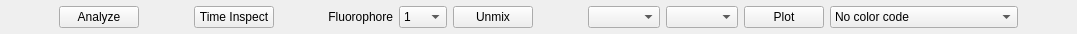
<?xml version="1.0" encoding="UTF-8"?>
<ui version="4.0">
 <class>PlotterToolbar</class>
 <widget class="QWidget" name="PlotterToolbar">
  <property name="geometry">
   <rect>
    <x>0</x>
    <y>0</y>
    <width>1077</width>
    <height>34</height>
   </rect>
  </property>
  <property name="sizePolicy">
   <sizepolicy hsizetype="MinimumExpanding" vsizetype="Minimum">
    <horstretch>0</horstretch>
    <verstretch>0</verstretch>
   </sizepolicy>
  </property>
  <property name="windowTitle">
   <string>Form</string>
  </property>
  <layout class="QHBoxLayout" name="horizontalLayout">
   <property name="topMargin">
    <number>3</number>
   </property>
   <property name="bottomMargin">
    <number>3</number>
   </property>
   <item>
    <spacer name="horizontalSpacer_2">
     <property name="orientation">
      <enum>Qt::Horizontal</enum>
     </property>
     <property name="sizeHint" stdset="0">
      <size>
       <width>10</width>
       <height>20</height>
      </size>
     </property>
    </spacer>
   </item>
   <item>
    <widget class="QPushButton" name="pbOpenAnalyzer">
     <property name="sizePolicy">
      <sizepolicy hsizetype="MinimumExpanding" vsizetype="Fixed">
       <horstretch>0</horstretch>
       <verstretch>0</verstretch>
      </sizepolicy>
     </property>
     <property name="text">
      <string>Analyze</string>
     </property>
    </widget>
   </item>
   <item>
    <spacer name="horizontalSpacer">
     <property name="orientation">
      <enum>Qt::Horizontal</enum>
     </property>
     <property name="sizeHint" stdset="0">
      <size>
       <width>40</width>
       <height>20</height>
      </size>
     </property>
    </spacer>
   </item>
   <item>
    <widget class="QPushButton" name="pbOpenInspector">
     <property name="sizePolicy">
      <sizepolicy hsizetype="MinimumExpanding" vsizetype="Fixed">
       <horstretch>0</horstretch>
       <verstretch>0</verstretch>
      </sizepolicy>
     </property>
     <property name="text">
      <string>Time Inspect</string>
     </property>
    </widget>
   </item>
   <item>
    <spacer name="horizontalSpacer_5">
     <property name="orientation">
      <enum>Qt::Horizontal</enum>
     </property>
     <property name="sizeHint" stdset="0">
      <size>
       <width>40</width>
       <height>20</height>
      </size>
     </property>
    </spacer>
   </item>
   <item>
    <widget class="QLabel" name="lbFluorophoreIndex">
     <property name="enabled">
      <bool>true</bool>
     </property>
     <property name="text">
      <string>Fluorophore</string>
     </property>
     <property name="alignment">
      <set>Qt::AlignRight|Qt::AlignTrailing|Qt::AlignVCenter</set>
     </property>
    </widget>
   </item>
   <item>
    <widget class="QComboBox" name="cbFluorophoreIndex">
     <property name="sizePolicy">
      <sizepolicy hsizetype="MinimumExpanding" vsizetype="Fixed">
       <horstretch>0</horstretch>
       <verstretch>0</verstretch>
      </sizepolicy>
     </property>
     <item>
      <property name="text">
       <string>1</string>
      </property>
     </item>
    </widget>
   </item>
   <item>
    <widget class="QPushButton" name="pbUnmixColors">
     <property name="enabled">
      <bool>true</bool>
     </property>
     <property name="sizePolicy">
      <sizepolicy hsizetype="MinimumExpanding" vsizetype="Fixed">
       <horstretch>0</horstretch>
       <verstretch>0</verstretch>
      </sizepolicy>
     </property>
     <property name="text">
      <string>Unmix</string>
     </property>
    </widget>
   </item>
   <item>
    <spacer name="horizontalSpacer_3">
     <property name="orientation">
      <enum>Qt::Horizontal</enum>
     </property>
     <property name="sizeHint" stdset="0">
      <size>
       <width>40</width>
       <height>20</height>
      </size>
     </property>
    </spacer>
   </item>
   <item>
    <widget class="QComboBox" name="cbFirstParam">
     <property name="sizePolicy">
      <sizepolicy hsizetype="MinimumExpanding" vsizetype="Fixed">
       <horstretch>0</horstretch>
       <verstretch>0</verstretch>
      </sizepolicy>
     </property>
    </widget>
   </item>
   <item>
    <widget class="QComboBox" name="cbSecondParam">
     <property name="sizePolicy">
      <sizepolicy hsizetype="MinimumExpanding" vsizetype="Fixed">
       <horstretch>0</horstretch>
       <verstretch>0</verstretch>
      </sizepolicy>
     </property>
    </widget>
   </item>
   <item>
    <widget class="QPushButton" name="pbPlot">
     <property name="sizePolicy">
      <sizepolicy hsizetype="MinimumExpanding" vsizetype="Fixed">
       <horstretch>0</horstretch>
       <verstretch>0</verstretch>
      </sizepolicy>
     </property>
     <property name="text">
      <string>Plot</string>
     </property>
    </widget>
   </item>
   <item>
    <widget class="QComboBox" name="cbColorCodeSelector">
     <item>
      <property name="text">
       <string>No color code</string>
      </property>
     </item>
     <item>
      <property name="text">
       <string>Color-code by TID</string>
      </property>
     </item>
     <item>
      <property name="text">
       <string>Color-code by fluorophore ID</string>
      </property>
     </item>
    </widget>
   </item>
   <item>
    <spacer name="horizontalSpacer_4">
     <property name="orientation">
      <enum>Qt::Horizontal</enum>
     </property>
     <property name="sizeHint" stdset="0">
      <size>
       <width>10</width>
       <height>20</height>
      </size>
     </property>
    </spacer>
   </item>
  </layout>
 </widget>
 <resources/>
 <connections/>
</ui>
